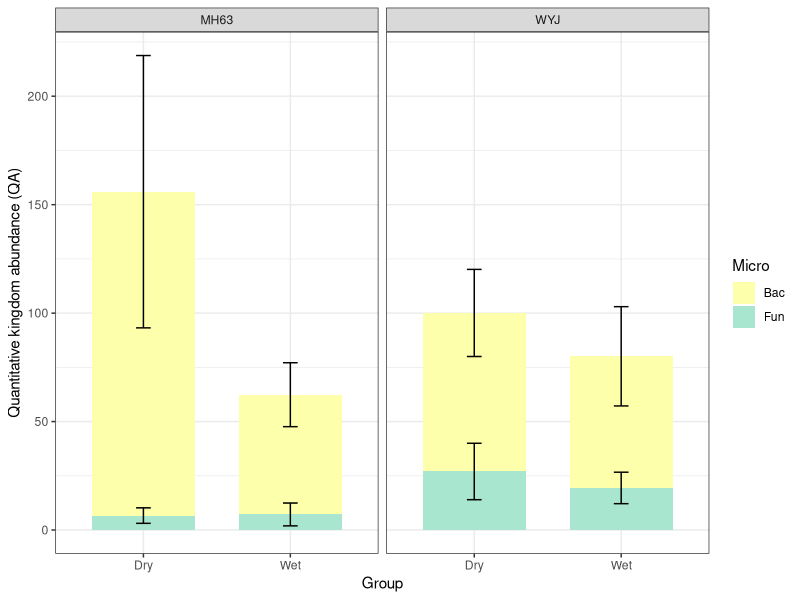
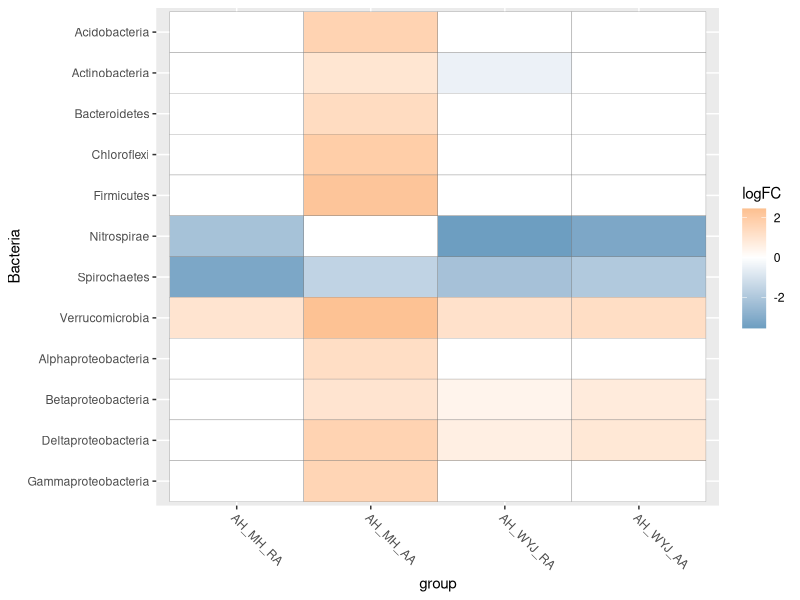

R code for these plots, in order:
## ---- chunk 1
rm(list=ls()) 

library(ggplot2)
library(ggpubr)
library(dplyr)
library(tidyr)
## ---- chunk 2
load <- read.csv("data/20180804-FIG5f.csv", header = T)

data_AH <- filter(load, Site == "AH")

p3 <- ggplot(data_AH , aes(x= Type, y = Mean, fill = Micro )) + 
  geom_bar(stat = "identity", width=0.7) + 
  geom_errorbar(aes(ymin=Mean2-Error, ymax=Mean2+Error), width=.1) +
  labs(x="Group", y="Quantitative kingdom abundance (QA)") +
  facet_wrap(~Genotype, ncol = 2) +
  scale_fill_manual(values = c("#fdffab","#a8e6cf"))+
  theme_bw()
p3
# ggsave(paste("figure/20180804-fig5f-data_AH2.pdf", sep=""), p3, width = 5, height = 6)

## ---- chunk 3
data <- read.csv("data/20180724-heatmap-p.csv", header = T)
data_ah <- select(data, Bacteria, starts_with("AH"))

all2 <- gather(data_ah, key = group , value = logFC, `AH_MH_RA`:`AH_WYJ_AA`)

p_ah <- ggplot(all2, aes(group, Bacteria)) + 
  geom_tile(aes(fill = logFC),colour = "grey50") + 
  scale_fill_gradient2(low = "#6D9EC1",high = "sandybrown", midpoint = 0)+
  theme(axis.text.x = element_text(angle = -45, vjust = 1, hjust = 0))+
  scale_y_discrete(limits=c("Gammaproteobacteria","Deltaproteobacteria","Betaproteobacteria",
                            "Alphaproteobacteria","Verrucomicrobia","Spirochaetes","Nitrospirae",
                            "Firmicutes","Chloroflexi","Bacteroidetes","Actinobacteria",
                            "Acidobacteria"))+
  scale_x_discrete(limits=c("AH_MH_RA","AH_MH_AA","AH_WYJ_RA","AH_WYJ_AA"))
p_ah

